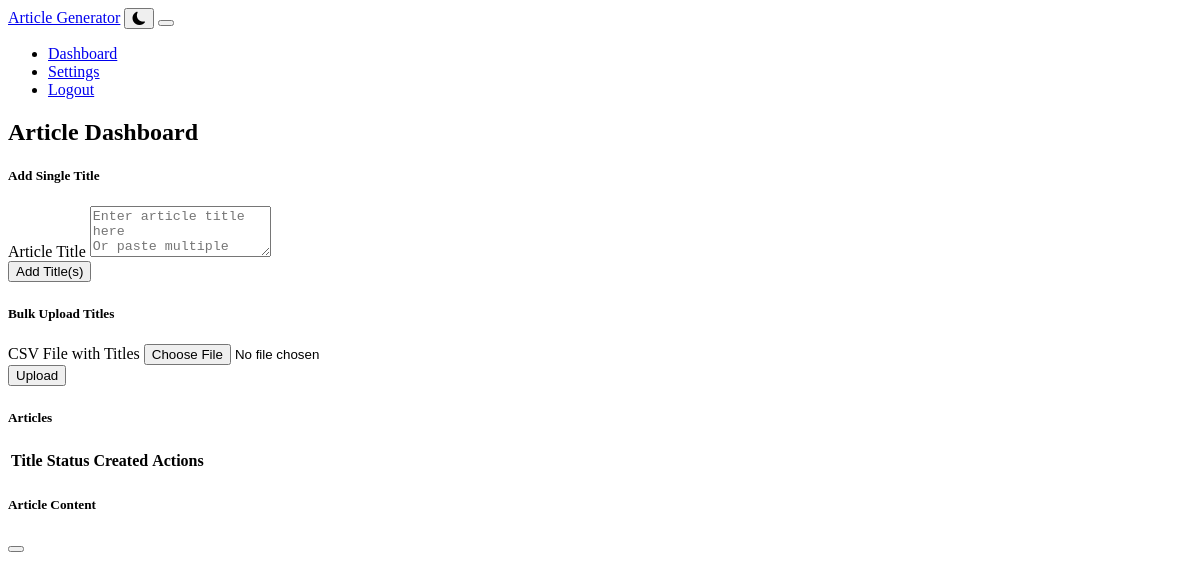
Page / (signed in) on the earlier database version.
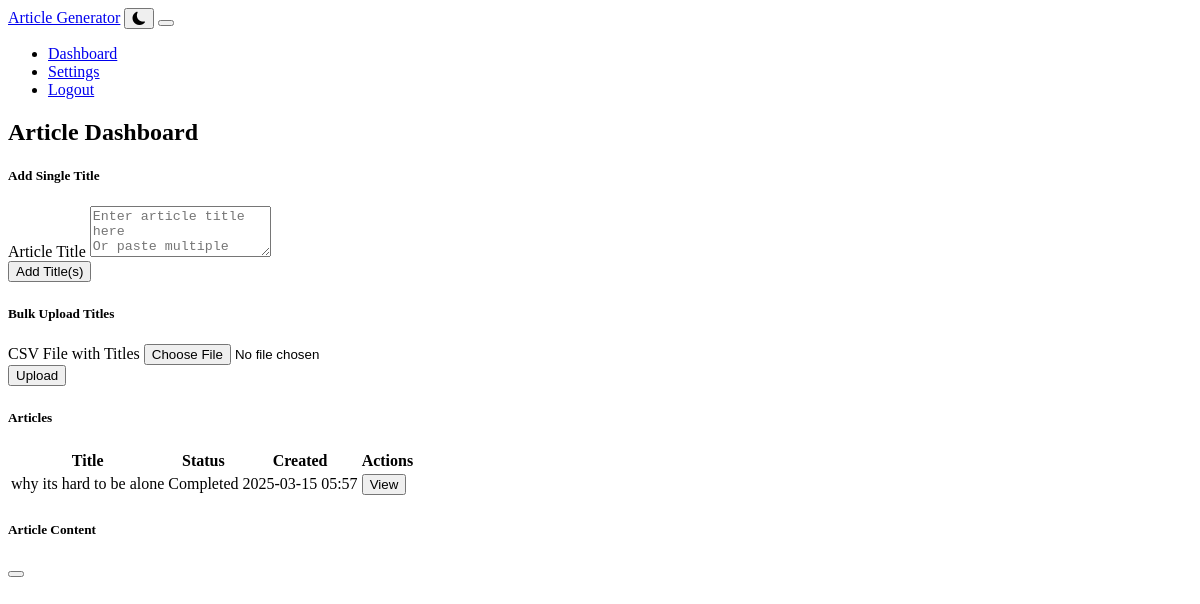
Same page on the later database version.
### models.py (models this page shows)
class Article(db.Model):
    __tablename__ = 'article'
    id = db.Column(db.Integer, primary_key=True)
    title = db.Column(db.String(256), nullable=False)
    content = db.Column(db.Text)
    status = db.Column(db.String(20), default='pending')  # pending, processing, completed, failed
    error = db.Column(db.Text)
    created_at = db.Column(db.DateTime, default=datetime.utcnow)
    completed_at = db.Column(db.DateTime)
    user_id = db.Column(db.Integer, db.ForeignKey('user.id'), nullable=False)

### routes.py (the view)
@app.route('/')
@login_required
def dashboard():
    articles = Article.query.filter_by(user_id=current_user.id).order_by(Article.created_at.desc()).all()
    return render_template('dashboard.html', articles=articles)

### routes.py (called while the page is built)
@login_manager.user_loader
def load_user(user_id):
    return db.session.get(User, int(user_id))

### templates/dashboard.html (shortened to what this page needs)
{% extends "base.html" %}
{% block content %}
<div class="row mb-4">
    <div class="col">
        <h2>Article Dashboard</h2>
    </div>
</div>
<div class="row mb-4">
    <div class="col-md-6">
        <div class="card">
            <div class="card-body">
                <h5 class="card-title">Add Single Title</h5>
                <form action="{{ url_for('add_title') }}" method="POST">
                    <div class="mb-3">
                        <label for="title" class="form-label">Article Title</label>
                        <textarea class="form-control" id="title" name="titles" rows="3" placeholder="Enter article title here&#10;Or paste multiple titles, one per line" required></textarea>
                    </div>
                    <button type="submit" class="btn btn-primary">Add Title(s)</button>
                </form>
            </div>
        </div>
    </div>
    <div class="col-md-6">
        <div class="card">
            <div class="card-body">
                <h5 class="card-title">Bulk Upload Titles</h5>
                <form action="{{ url_for('upload_titles') }}" method="POST" enctype="multipart/form-data">
                    <div class="mb-3">
                        <label for="file" class="form-label">CSV File with Titles</label>
                        <input type="file" class="form-control" id="file" name="file" accept=".csv,.txt" required>
                    </div>
                    <button type="submit" class="btn btn-primary">Upload</button>
                </form>
            </div>
        </div>
    </div>
</div>
<div class="row">
    <div class="col">
        <div class="card">
            <div class="card-body">
                <h5 class="card-title">Articles</h5>
                <div class="table-responsive">
                    <table class="table">
                        <thead>
                            <tr>
                                <th>Title</th>
                                <th>Status</th>
                                <th>Created</th>
                                <th>Actions</th>
                            </tr>
                        </thead>
                        <tbody>
                            {% for article in articles %}
                            <tr data-article-id="{{ article.id }}">
                                <td>{{ article.title }}</td>
                                <td class="status-cell">{{ article.status }}</td>
                                <td>{{ article.created_at.strftime('%Y-%m-%d %H:%M') }}</td>
                                <td>
                                    {% if article.status == 'completed' %}
                                    <button class="btn btn-sm btn-info view-btn" data-bs-toggle="modal" data-bs-target="#articleModal" data-article-content="{{ article.content }}">
                                        View
                                    </button>
                                    {% endif %}
                                </td>
                            </tr>
                            {% endfor %}
                        </tbody>
                    </table>
                </div>
            </div>
        </div>
    </div>
</div>
<div class="modal fade" id="articleModal" tabindex="-1">
    <div class="modal-dialog modal-lg">
        <div class="modal-content">
            <div class="modal-header">
                <h5 class="modal-title">Article Content</h5>
                <button type="button" class="btn-close" data-bs-dismiss="modal"></button>
            </div>
        </div>
    </div>
</div>
{% endblock %}

### templates/base.html (shortened to what this page needs)
<!DOCTYPE html>
<html lang="en" data-bs-theme="dark">
<head>
    <link rel="stylesheet" href="https://cdn.replit.com/agent/bootstrap-agent-dark-theme.min.css" id="theme-stylesheet">
    <link rel="stylesheet" href="https://cdn.jsdelivr.net/npm/bootstrap-icons@1.11.0/font/bootstrap-icons.css">
    <link rel="stylesheet" href="{{ url_for('static', filename='css/custom.css') }}">
</head>
<body>
    <nav class="navbar navbar-expand-lg navbar-dark bg-dark mb-4">
        <div class="container">
            <a class="navbar-brand" href="{{ url_for('dashboard') }}">Article Generator</a>
            {% if current_user.is_authenticated %}
            <button id="theme-toggle" class="btn btn-outline-light me-2">
                <i class="bi bi-moon-fill"></i>
            </button>
            <button class="navbar-toggler" type="button" data-bs-toggle="collapse" data-bs-target="#navbarNav">
            </button>
            <div class="collapse navbar-collapse" id="navbarNav">
                <ul class="navbar-nav ms-auto">
                    <li class="nav-item">
                        <a class="nav-link" href="{{ url_for('dashboard') }}">Dashboard</a>
                    </li>
                    {% if current_user.is_admin %}
                    <li class="nav-item">
                        <a class="nav-link" href="{{ url_for('settings') }}">Settings</a>
                    </li>
                    {% endif %}
                    <li class="nav-item">
                        <a class="nav-link" href="{{ url_for('logout') }}">Logout</a>
                    </li>
                </ul>
            </div>
            {% endif %}
        </div>
    </nav>
    <div class="container">
        {% block content %}{% endblock %}
    </div>
</body>
</html>

### static/css/custom.css (style rules this page uses)
.card { margin-bottom: 1.5rem; }
.table th { font-weight: 600; }
.status-cell { text-transform: capitalize; }
.modal-content { background-color: var(--bs-dark); color: var(--bs-light); }

Differences in the rows shown:
added Article: title "why its hard to be alone", status "Completed", created_at "2025-03-15 05:57"
